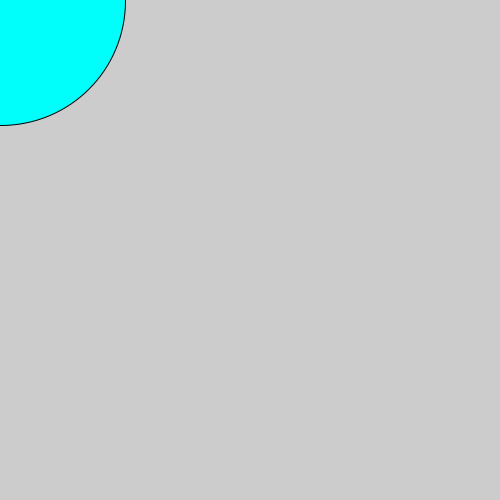
Frame 1 (no input)
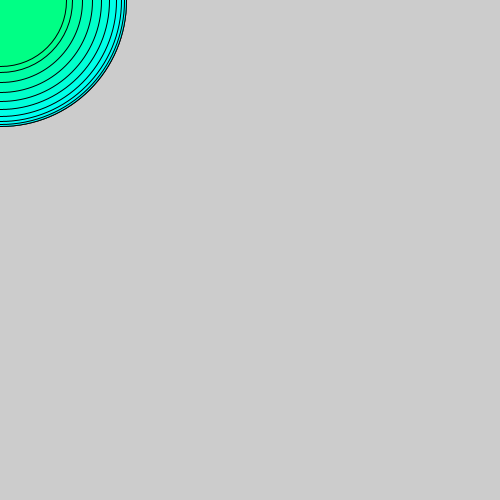
Frame 60 (the mouse pressed at the canvas centre just before this capture)
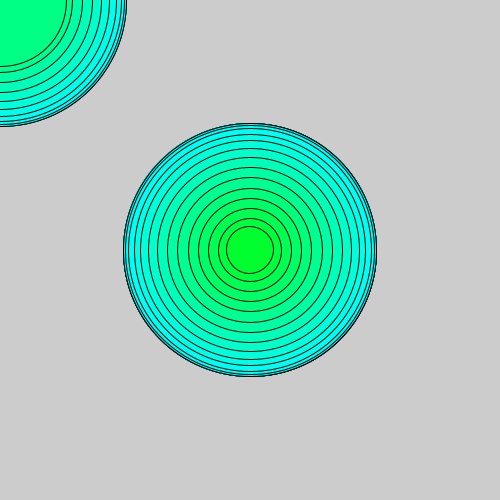
Frame 120 (the mouse held since frame 60 and released just before this capture)

The Processing sketch that drew these frames (run headless with seeded random() and noise(); from frame 60 on, the mouse is pressed at the canvas centre):

// Processing sketch: sketch_180828a
// ── sketch_180828a.pde
void setup(){
  size(500,500);
}
  
void draw(){
  float r = 127 + 127 * sin(millis()/100.0);
  fill(0, 255, r);
  ellipse(mouseX, mouseY, r, r);
}

void keyPressed(){
  save("circles.png");
}
